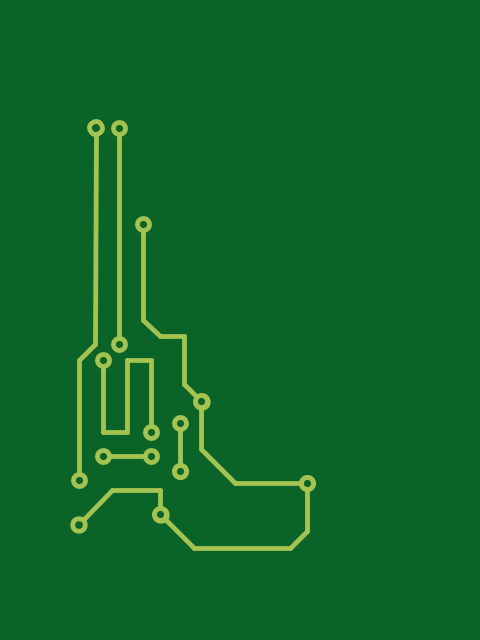
Frame 1 (no input)
Frame 2 (the mouse pressed at the canvas centre, redrawn once): identical to frame 1, image omitted

The Processing sketch that drew this single still picture (run headless with seeded random() and noise(); the mouse was pressed at the canvas centre and the sketch redrawn once):

// Processing sketch: westworld
// ── westworld.pde
// Manuale di Programmazione Cinematografica
// Daniele Olmisani, 2022

// Westworld (1973)


final color PAPER = color(10, 100, 40);
final color INK = color(165, 195, 80);

final float dL = 0.05;
final float dA = QUARTER_PI;

final String P = "d2r9frfl5fu 2lflfl14f4r d9fu rfl d3f2lf2l3f2rf2r3fu" + 
                 "f2r d2fu 2r9frfrf2r d4flflf2r2flfu  r d2fl2fl3fu 2r" +
                 "d2frfr4fr2fu r df2l2fl2fu 4l6f3r d2fu";


void setup() {
  size(480, 640);
  noLoop();
}


void draw() {
  
  final float S = min(width, height);
  final float U = 0.002;
  
  translate(0.2*width, 0.2*height);
  scale(S);
  
  background(PAPER);
  
  fill(PAPER);
  stroke(INK);
  strokeWeight(5*U);
  
  drawTurtle(P, dL, dA);
  
  save("westworld.png");
}


void drawTurtle(String path, float dL, float dA) {
  
  int k = 0;
  boolean penDown = false;
  boolean firstStep = true;
  
  for (int i=0; i<path.length(); i++) {
    
    char c = path.charAt(i);
    
    switch (c) {
      
      case 'u':
        ellipse(0, 0, 0.5*dL, 0.5*dL);
        penDown = false;
        break;
      case 'd':
        penDown = true;
        firstStep = true;
        break;
      case 'f':
        if (k==0) k=1;
        if (penDown) {
          line(0, 0, k*dL, 0);
          if (firstStep) {
            ellipse(0, 0, 0.5*dL, 0.5*dL);
            firstStep = false;
          }
        }
        translate(k*dL, 0);
        k=0;
        break;
      case 'r':
        if (k==0) k=1;
        rotate(k*dA);
        k=0;
        break;
      case 'l':
        if (k==0) k=1;
        rotate(-k*dA);
        k=0;
        break;
      case '1': case '2': 
      case '3': case '4':
      case '5': case '6':
      case '7': case '8':
      case '9': case '0':
        k = 10*k + c-'0'; 
        break;
      default:
        break;
    }
  }
  
  ellipse(0, 0, 0.5*dL, 0.5*dL);
}
